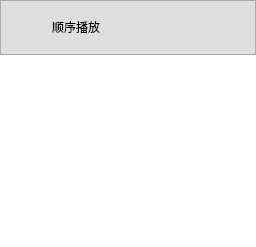
            <widget class="QWidget" name="playList">
             <property name="cursor">
              <cursorShape>ArrowCursor</cursorShape>
             </property>
             <layout class="QVBoxLayout" name="verticalLayout_7">
              <property name="spacing">
               <number>0</number>
              </property>
              <property name="leftMargin">
               <number>0</number>
              </property>
              <property name="topMargin">
               <number>0</number>
              </property>
              <property name="rightMargin">
               <number>0</number>
              </property>
              <property name="bottomMargin">
               <number>0</number>
              </property>
              <item>
               <widget class="QFrame" name="frame_5">
                <property name="sizePolicy">
                 <sizepolicy hsizetype="Preferred" vsizetype="Minimum">
                  <horstretch>0</horstretch>
                  <verstretch>0</verstretch>
                 </sizepolicy>
                </property>
                <property name="minimumSize">
                 <size>
                  <width>0</width>
                  <height>55</height>
                 </size>
                </property>
                <property name="maximumSize">
                 <size>
                  <width>16777215</width>
                  <height>16666666</height>
                 </size>
                </property>
                <property name="styleSheet">
                 <string notr="true">QFrame{
	background:white;
	background-color: rgb(222, 222, 222);
}</string>
                </property>
                <property name="frameShape">
                 <enum>QFrame::StyledPanel</enum>
                </property>
                <property name="frameShadow">
                 <enum>QFrame::Raised</enum>
                </property>
                <layout class="QHBoxLayout" name="horizontalLayout_9">
                 <property name="spacing">
                  <number>0</number>
                 </property>
                 <property name="leftMargin">
                  <number>0</number>
                 </property>
                 <property name="topMargin">
                  <number>0</number>
                 </property>
                 <property name="rightMargin">
                  <number>0</number>
                 </property>
                 <property name="bottomMargin">
                  <number>0</number>
                 </property>
                 <item>
                  <widget class="QPushButton" name="scheme">
                   <property name="minimumSize">
                    <size>
                     <width>150</width>
                     <height>30</height>
                    </size>
                   </property>
                   <property name="cursor">
                    <cursorShape>PointingHandCursor</cursorShape>
                   </property>
                   <property name="styleSheet">
                    <string notr="true">QPushButton{
	color: rgb(0, 0, 0);
	background:transparent;
	border:none;
	font: 9pt &quot;微软雅黑&quot;;
}
 QPushButton::menu-indicator {
            image: none;
        }

</string>
                   </property>
                   <property name="text">
                    <string>顺序播放</string>
                   </property>
                   <property name="icon">
                    <iconset resource="../../icons.qrc">
                     <normaloff>:/new/prefix1/icons/playScheme.svg</normaloff>:/new/prefix1/icons/playScheme.svg</iconset>
                   </property>
                   <property name="iconSize">
                    <size>
                     <width>30</width>
                     <height>30</height>
                    </size>
                   </property>
                  </widget>
                 </item>
                 <item>
                  <spacer name="horizontalSpacer_11">
                   <property name="orientation">
                    <enum>Qt::Horizontal</enum>
                   </property>
                   <property name="sizeHint" stdset="0">
                    <size>
                     <width>40</width>
                     <height>20</height>
                    </size>
                   </property>
                  </spacer>
                 </item>
                 <item>
                  <widget class="QPushButton" name="deleteAll">
                   <property name="minimumSize">
                    <size>
                     <width>0</width>
                     <height>30</height>
                    </size>
                   </property>
                   <property name="cursor">
                    <cursorShape>PointingHandCursor</cursorShape>
                   </property>
                   <property name="styleSheet">
                    <string notr="true">QPushButton{
	background:transparent;
	border:none;
}


</string>
                   </property>
                   <property name="text">
                    <string/>
                   </property>
                   <property name="icon">
                    <iconset resource="../../icons.qrc">
                     <normaloff>:/new/prefix1/icons/delete.svg</normaloff>:/new/prefix1/icons/delete.svg</iconset>
                   </property>
                   <property name="iconSize">
                    <size>
                     <width>30</width>
                     <height>30</height>
                    </size>
                   </property>
                  </widget>
                 </item>
                 <item>
                  <spacer name="horizontalSpacer_13">
                   <property name="orientation">
                    <enum>Qt::Horizontal</enum>
                   </property>
                   <property name="sizeType">
                    <enum>QSizePolicy::Fixed</enum>
                   </property>
                   <property name="sizeHint" stdset="0">
                    <size>
                     <width>10</width>
                     <height>20</height>
                    </size>
                   </property>
                  </spacer>
                 </item>
                </layout>
               </widget>
              </item>
              <item>
               <widget class="QListWidget" name="ui_playlist">
                <property name="styleSheet">
                 <string notr="true">QListWidget {
      border: none;
	 background: white;
    }
    QScrollBar:vertical {
        border: none;
        background: white;
        width: 8px;  /* 控制滚动条的宽度 */
        margin: 0px 0px 0px 0px;
    }

    QScrollBar::handle:vertical {
        background: rgba(128, 128, 128, 150); /* 使滚动条变细 */
        min-height: 10px;
	    max-height: 10px;
        border-radius: 4px; /* 圆角滚动条 */
    }
    QScrollBar::handle:vertical:hover {
        background: rgba(100, 100, 100, 180); /* 悬浮时加深颜色 */
    }
    QScrollBar::add-line:vertical, QScrollBar::sub-line:vertical {
        border: none;
        background: none;
    }
    QScrollBar::up-arrow:vertical, QScrollBar::down-arrow:vertical {
        background: none;
    }
    QScrollBar::add-page:vertical, QScrollBar::sub-page:vertical {
        background: none;
    }
</string>
                </property>
               </widget>
              </item>
             </layout>
            </widget>
